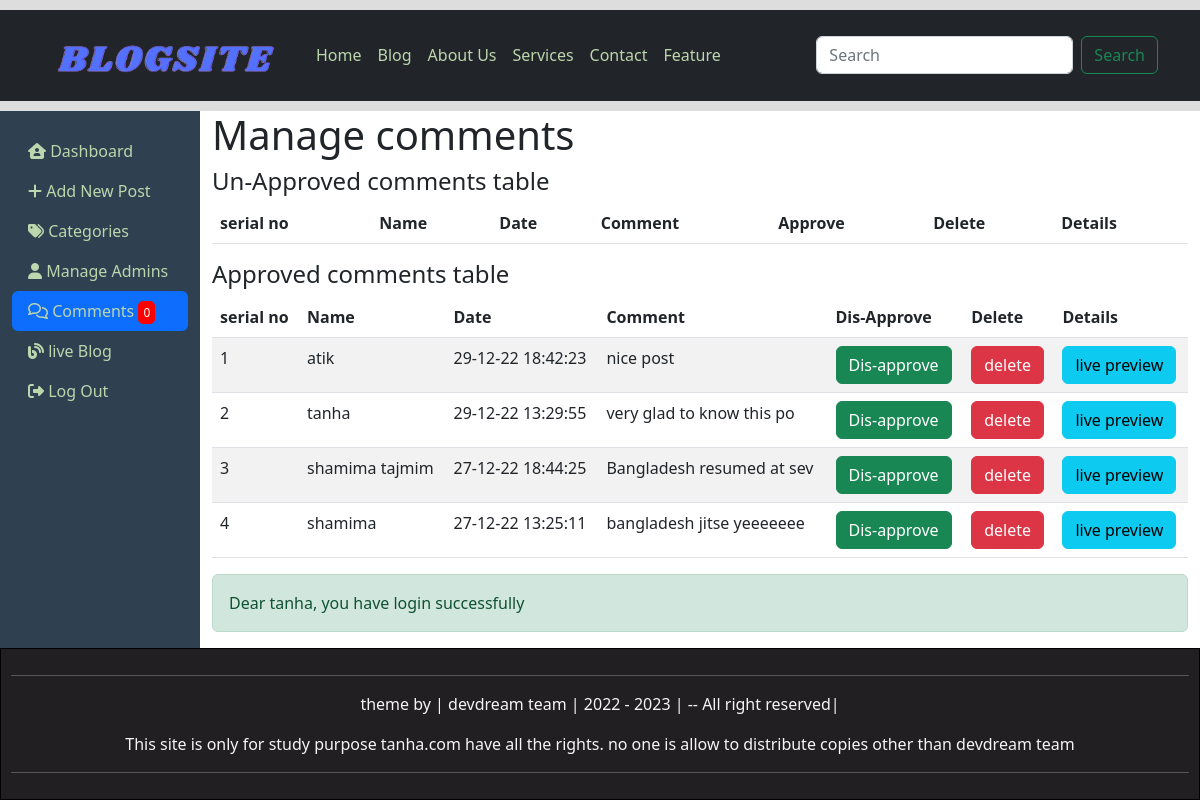
The app's page /comments.php (signed in) with its own data.
### tables this page shows
CREATE TABLE `comments` (
  `id` int(11) NOT NULL,
  `datetime` varchar(20) NOT NULL,
  `name` text NOT NULL,
  `email` varchar(100) NOT NULL,
  `comment` varchar(500) NOT NULL,
  `status` varchar(5) NOT NULL,
  `post_no` int(10) NOT NULL
);

### comments.php (the view, shortened to what this page needs)
<?php require_once"include/session.php" ?>
<?php require_once"include/functions.php" ?>
<!DOCTYPE html>
<html>
<head>
	<link rel="stylesheet" type="text/css" href="css/bootstrap.min.css">
	<link rel="stylesheet" type="text/css" href="css/adminstyle.css">
</head>
<body>
	<div style="height: 10px; background: #ddd;"></div>
    <nav class="navbar navbar-expand-lg bg-dark">
      <div class="container">
        <a class="navbar-brand" href="#"><img src="images/LOGO.png" width="250px"></a>
        <div class="collapse navbar-collapse" id="navbarSupportedContent">
          <ul class="navbar-nav me-auto mb-2 mb-lg-0">
            <li class="nav-item">
              <a class="nav-link" aria-current="page" href="#">Home</a>
            </li>
            <li class="nav-item">
              <a class="nav-link" aria-current="page" href="blog.php">Blog</a>
            </li>
            <li class="nav-item">
              <a class="nav-link" aria-current="page" href="#">About Us</a>
            </li>
            <li class="nav-item">
              <a class="nav-link" aria-current="page" href="#">Services</a>
            </li>
            <li class="nav-item">
              <a class="nav-link" aria-current="page" href="#">Contact</a>
            </li>
            <li class="nav-item">
              <a class="nav-link" aria-current="page" href="#">Feature</a>
            </li>
          </ul>
          <form class="d-flex" role="search" action="blog.php" method="POST">
	        <input class="form-control me-2" type="text" placeholder="Search" aria-label="Search" name="search-topic">
	        <button class="btn btn-outline-success" type="submit" name="search-btn">Search</button>
	      </form>
        </div>
      </div>
    </nav>
	<div style="height: 10px; background: #ddd;"></div>
	<div class="container-fluid">
		<div class="row">
			<div class="col-sm-2">
				<ul style="margin-top:20px" id="sidebar" class="nav nav-pills flex-column">
					  <li class="nav-item">
					    <a class="nav-link" href="dashboard.php"><i class="fa-solid fa-house-user"></i> Dashboard</a>
					  </li>
					  <li class="">
					    <a class="nav-link" href="addnewpost.php"><i class="fa-sharp fa-solid fa-plus"></i> Add New Post</a>
					  </li>
					  <li class="">
					    <a class="nav-link" href="categories.php"><i class="fa-solid fa-tags"></i> Categories</a>
					  </li>
					  <li class="">
					    <a class="nav-link" href="admin.php"><i class="fa-sharp fa-solid fa-user"></i> Manage Admins</a>
					  </li>
					  <li class="">
					    <a class="nav-link active" href="comments.php"><i class="fa-regular fa-comments"></i> Comments
					    	<?php
					    	$count_disapp_query="SELECT COUNT(*) FROM comments WHERE status = 'OFF'";
								 $query = mysqli_query($db,$count_disapp_query);
								 $result_disapp = mysqli_fetch_array($query);
								 $total_disapp = array_shift($result_disapp);
					    	 ?>
					    	 <span class="label label-danger" style="color:white;background-color: red;border-radius: 5px;font-size: 12px;padding-top: 3px;padding-bottom: 3px;padding-left: 5px;padding-right: 5px"><?php echo $total_disapp ?></span>
					    </a>
					  </li>
					  <li class="">
					    <a class="nav-link" href="blog.php"><i class="fa-solid fa-blog"></i> live Blog</a>
					  </li>
					  <li class="">
					    <a class="nav-link" href=""><i class="fa-solid fa-right-from-bracket"></i> Log Out</a>
					  </li>
				</ul>
			</div>
			<div class="col-sm-10">
				<h1>Manage comments</h1>
								<h4>Un-Approved comments table</h4>
				<div class="table-responsive">
					<table class="table table-striped table-hover">
					<thead>
						<tr>
							<th>serial no</th>
							<th>Name</th>
							<th>Date</th>
							<th>Comment</th>
							<th>Approve</th>
							<th>Delete</th>
							<th>Details</th>
						</tr>
					</thead>
				</table>
				</div>
							<h4>Approved comments table</h4>
				<div class="table-responsive">
					<table class="table table-striped table-hover">
					<thead>
						<tr>
							<th>serial no</th>
							<th>Name</th>
							<th>Date</th>
							<th>Comment</th>
							<th>Dis-Approve</th>
							<th>Delete</th>
							<th>Details</th>
						</tr>
					</thead>
					<tbody>
					<?php
                    $read_query = "select * from comments where status = 'ON' order by datetime desc";
                    $sirial = 0;
                    $result = mysqli_query($db,$read_query);
                    while($row = mysqli_fetch_assoc($result)){
                      $cmnt_id = $row['id'];
                      $commenter_name = $row['name'];
                      $DateTime = $row['datetime'];
                      $comment = $row['comment'];
                      $sirial = $sirial+1;
    						if(strlen($commenter_name)>15){
    							$commenter_name = substr($commenter_name, 0,15);
    						}
    						if(strlen($comment)>25){
    							$comment = substr($comment, 0,25);
    						}
                   ?>
						<tr>
							<td><?php echo $sirial ?></td>
							<td><?php echo $commenter_name ?></td>
							<td><?php echo $DateTime ?></td>
							<td><?php echo $comment ?></td>
							<td><a href="comments.php?dis_app_commentid=<?php echo $cmnt_id; ?>" class="btn btn-success">Dis-approve</a></td>
							<td><a href="comments.php?del_commentid=<?php echo $cmnt_id ?>" class="btn btn-danger">delete</a></td>
							<td><a href="#" class="btn btn-info">live preview</a></td>
						</tr>
					<?php } ?>
					</tbody>
				</table>
				</div>
				<div><?php
				echo Successmessage();
				?></div>
			</div>
	</div>
	<div id="footer">
		<hr>
		<p>theme by | devdream team | 2022 - 2023 | -- All right reserved|</p>
		<a href="" style="color: whitesmoke; text-decoration:none;">
			<p>This site is only for study purpose tanha.com have all the rights. no one is allow to distribute copies other than  devdream team </p>
		</a>
		<hr>
	</div>
</body>
</html>

### css/adminstyle.css (style rules this page uses)
body { background-color: #2f4050; }
.col-sm-10 { background-color: #fff; }
#sidebar a { color: #bcd6ad ; }
#sidebar .active { color: white ; }
#footer { padding: 10px; border: 1px solid black; color: whitesmoke; text-align: center; background-color: #211f22; }
.nav-link { color:#bcd6ad !important; }

### records on screen
comments: name "atik", datetime "29-12-22 18:42:23", comment "nice post"
comments: name "tanha", datetime "29-12-22 13:29:55", comment "very glad to know this po"
comments: name "shamima tajmim", datetime "27-12-22 18:44:25", comment "Bangladesh resumed at sev"
comments: name "shamima", datetime "27-12-22 13:25:11", comment "bangladesh jitse yeeeeeee"

### other values on screen
$total_disapp "0"
Successmessage() "Dear tanha, you have login successfully"
